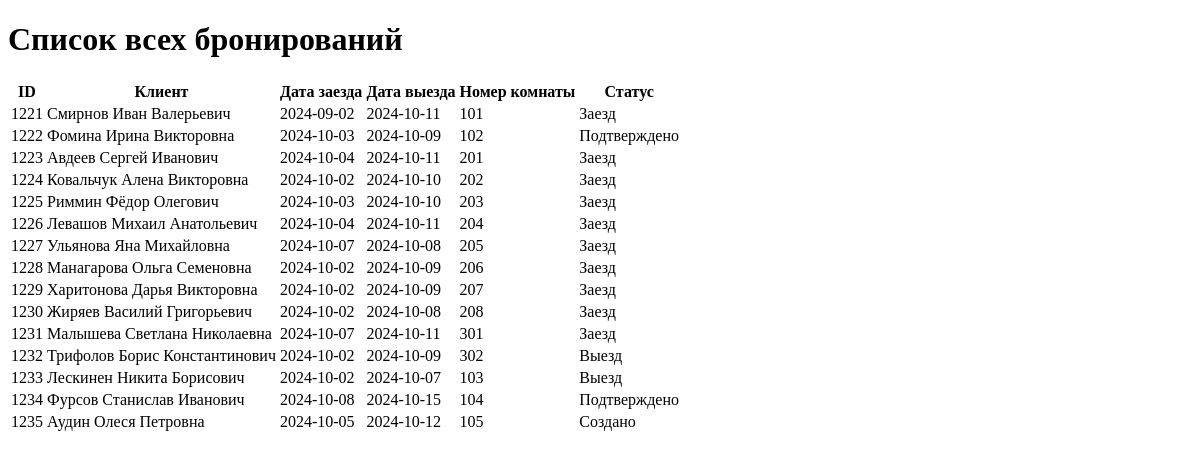
The app's page /reservations, older data.
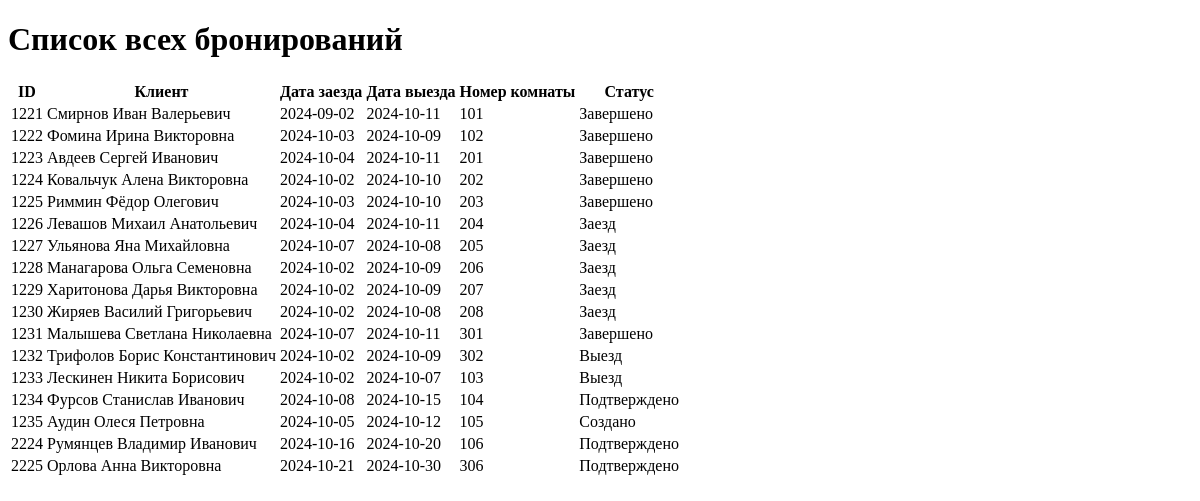
The same page, newer data.
### tables this page shows
CREATE TABLE Бронирования (
    id INTEGER PRIMARY KEY AUTOINCREMENT, -- Уникальный идентификатор бронирования
    client_id INTEGER NOT NULL, -- Ссылка на таблицу клиентов
    Номер_комнаты INTEGER NOT NULL, -- Номер комнаты
    Дата_заезда DATE NOT NULL, -- Дата заезда
    Дата_выезда DATE NOT NULL, -- Дата выезда
    Статус_бронирования TEXT CHECK(Статус_бронирования IN ('Создано', 'Подтверждено', 'Заезд', 'Выезд', 'Завершено', 'Отменено')) NOT NULL, -- Статус бронирования
    Статус_оплаты TEXT CHECK(Статус_оплаты IN ('Не оплачено', 'Частично оплачено', 'Оплачено')) NOT NULL, -- Статус оплаты
    Способ_оплаты TEXT CHECK(Способ_оплаты IN ('Наличные', 'Банковская карта', 'Онлайн-платеж', 'Безналичный расчет')), -- Способ оплаты
    Дата_создания DATE DEFAULT (date('now')), -- Дата создания бронирования
    Примечания TEXT, -- Дополнительные заметки о брони (опционально)
    FOREIGN KEY (client_id) REFERENCES Клиенты(id), -- Связь с таблицей клиентов
    FOREIGN KEY (Номер_комнаты) REFERENCES Номера(id) -- Связь с таблицей номеров
);

### web_app/routes/booking_routes.py (the view)
@booking_bp.route('/reservations', methods=['GET'])
def reservations():
    reservations_list = get_all_reservations()
    return render_template('reservations.html', reservations=reservations_list)

### desktop_app/models/database_manager.py (called while the page is built)
def get_all_reservations():
    with sqlite3.connect(DATABASE, timeout=10) as conn:
        cursor = conn.cursor()
        cursor.execute("""
            SELECT
                Бронирования.id,
                Клиенты.Фамилия || ' ' || Клиенты.Имя || ' ' || Клиенты.Отчество AS ФИО_клиента,
                Бронирования.Дата_заезда,
                Бронирования.Дата_выезда,
                Бронирования.Номер_комнаты,
                Бронирования.Статус_бронирования,
                Бронирования.Статус_оплаты,
                Бронирования.Способ_оплаты,
                Бронирования.Примечания,
                Бронирования.Дата_создания
            FROM Бронирования
            JOIN Клиенты ON Бронирования.client_id = Клиенты.id
        """)
        reservations = cursor.fetchall()
    return reservations

### web_app/templates/reservations.html (shortened to what this page needs)
<!DOCTYPE html>
<html>
<head>
</head>
<body>
    <h1>Список всех бронирований</h1>
    <table>
        <thead>
            <tr>
                <th>ID</th>
                <th>Клиент</th>
                <th>Дата заезда</th>
                <th>Дата выезда</th>
                <th>Номер комнаты</th>
                <th>Статус</th>
            </tr>
        </thead>
        <tbody>
            {% for reservation in reservations %}
                <tr>
                    <td>{{ reservation[0] }}</td>
                    <td>{{ reservation[1] }}</td>
                    <td>{{ reservation[2] }}</td>
                    <td>{{ reservation[3] }}</td>
                    <td>{{ reservation[4] }}</td>
                    <td>{{ reservation[5] }}</td>
                </tr>
            {% endfor %}
        </tbody>
    </table>
</body>
</html>

Row changes from the older to the newer data that the page shows:
changed Бронирования id 1221: Статус_бронирования "Заезд" → "Завершено"
changed Бронирования id 1222: Статус_бронирования "Подтверждено" → "Завершено"
changed Бронирования id 1223: Статус_бронирования "Заезд" → "Завершено"
changed Бронирования id 1224: Статус_бронирования "Заезд" → "Завершено"
changed Бронирования id 1225: Статус_бронирования "Заезд" → "Завершено"
changed Бронирования id 1231: Статус_бронирования "Заезд" → "Завершено"
added Бронирования: id "2224", reservation "Румянцев Владимир Иванович", Дата_заезда "2024-10-16", Дата_выезда "2024-10-20", Номер_комнаты "106", Статус_бронирования "Подтверждено"
added Бронирования: id "2225", reservation "Орлова Анна Викторовна", Дата_заезда "2024-10-21", Дата_выезда "2024-10-30", Номер_комнаты "306", Статус_бронирования "Подтверждено"
